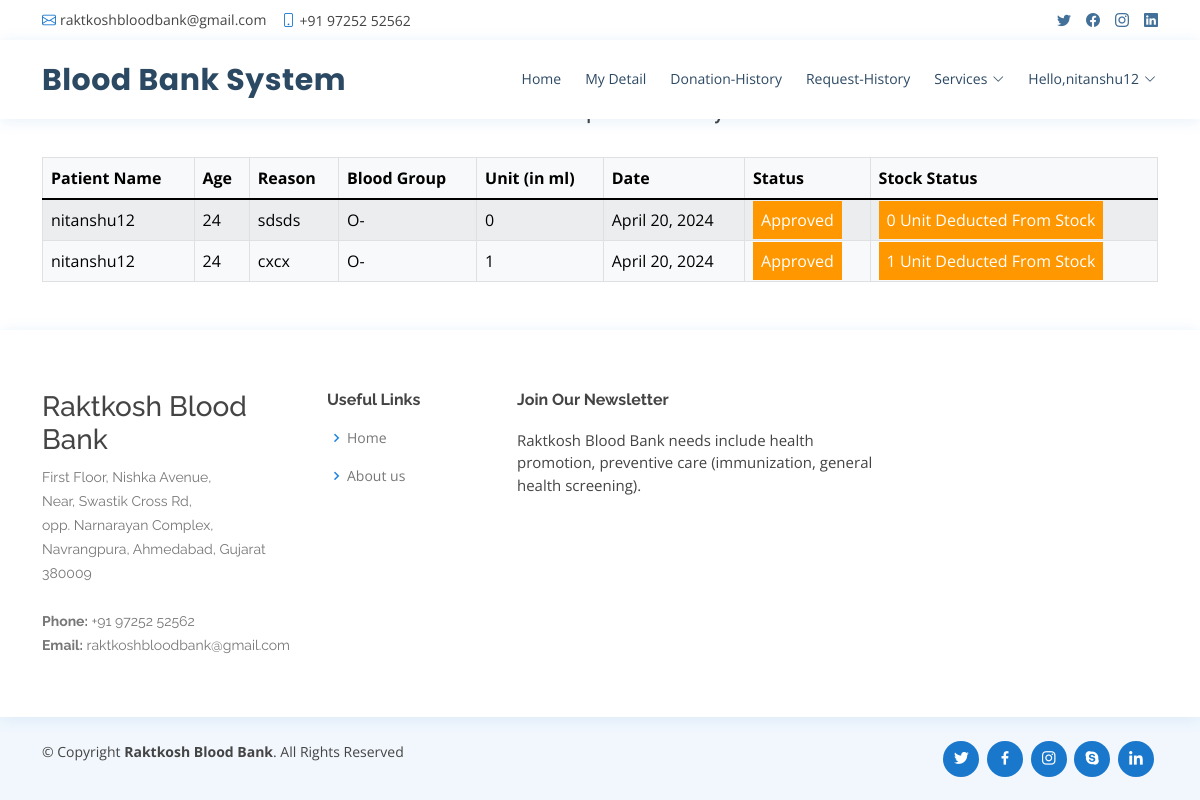
/history (signed in), run on the app's committed database.
### raktkosh/models.py (models this page shows, shortened)
class BloodRequest(models.Model):
    user = models.ForeignKey(UserProfile, on_delete=models.CASCADE, null=True, blank=True)
    patient_name=models.CharField(max_length=30)
    patient_age=models.PositiveIntegerField()
    reason=models.CharField(max_length=500)
    bloodgroup=models.CharField(max_length=10)
    unit=models.PositiveIntegerField(default=0)
    status=models.CharField(max_length=20,default="Pending")
    date=models.DateField(auto_now=True)

### raktkosh/views.py (the view)
# urls.py: path('history', views.history,name='history'),
@login_required(login_url='admin_login')
def history(request):
    requests=models.BloodRequest.objects.all().exclude(status='Pending')
    return render(request,'history.html',{'requests':requests})

### raktkosh/templates/history.html (shortened to what this page needs)
{% extends 'base.html' %}
{% block body %}
{% load widget_tweaks %}
{%load static%}
<head>
</head>
<br><br>
<div class="container">
    <H4 class="text-center">Blood Request History</H4><br>
    <table class="table table-light table-hover table-bordered table-striped">
        <thead class="bg-info">
            <tr>
                <th scope="col">Patient Name</th>
                <th scope="col">Age</th>
                <th scope="col">Reason</th>
                <th scope="col">Blood Group</th>
                <th scope="col">Unit (in ml)</th>
                <th scope="col">Date</th>
                <th scope="col">Status</th>
                <th scope="col">Stock Status</th>
            </tr>
        </thead>
        <tbody>
            {% for t in requests %}
            <tr>
                <td> {{t.patient_name}}</td>
                <td>{{t.patient_age}}</td>
                <td>{{t.reason}}</td>
                <td>{{t.bloodgroup}}</td>
                <td>{{t.unit}}</td>
                <td>{{t.date}}</td>
                {% if t.status == 'Approved' %}
                <td><span class="label warning"> Approved</span></td>
                <td><span class="label warning"> {{t.unit}} Unit Deducted From Stock</span></td>
                {% else %}
                <td><span class="label success">Rejected</span></td>
                <td><span class="label success"> 0 Unit Deducted From Stock</span></td>
                {% endif %}
            </tr>
            {% endfor %}
        </tbody>
    </table>
</div>
{% endblock %}

### raktkosh/templates/base.html (shortened to what this page needs)
<!DOCTYPE html>
<html lang="en">
  {% load static %}
  {% load active_link_tags %}
<head>
  <link href="{% static 'vendor/fontawesome-free/css/all.min.css' %}" rel="stylesheet">
  <link href="{% static 'vendor/animate.css/animate.min.css' %}" rel="stylesheet">
  <link href="{% static 'vendor/bootstrap/css/bootstrap.min.css' %}" rel="stylesheet">
  <link href="{% static 'vendor/bootstrap-icons/bootstrap-icons.css' %}" rel="stylesheet">
  <link href="{% static 'vendor/boxicons/css/boxicons.min.css' %}" rel="stylesheet">
  <link href="{% static 'vendor/glightbox/css/glightbox.min.css' %}" rel="stylesheet">
  <link href="{% static 'vendor/remixicon/remixicon.css' %}" rel="stylesheet">
  <link href="{% static 'vendor/swiper/swiper-bundle.min.css' %}" rel="stylesheet">
  <link href="{% static 'css/style.css' %}" rel="stylesheet">
  <link rel="stylesheet" href="https://cdnjs.cloudflare.com/ajax/libs/font-awesome/4.7.0/css/font-awesome.min.css">
  <link rel='stylesheet' type='text/css' href="https://cdn.datatables.net/1.10.21/css/jquery.dataTables.min.css">
  <link rel='stylesheet' type='text/css' href="https://cdn.datatables.net/buttons/1.6.2/css/buttons.dataTables.min.css">
</head>
<body>
  <div id="topbar" class="d-flex align-items-center fixed-top">
    <div class="container d-flex justify-content-between">
      <div class="contact-info d-flex align-items-center">
        <i class="bi bi-envelope"></i> <a href="mailto:contact@example.com">raktkoshbloodbank@gmail.com</a>
        <i class="bi bi-phone"></i> +91 97252 52562
      </div>
      <div class="d-none d-lg-flex social-links align-items-center">
        <a href="#" class="twitter"><i class="bi bi-twitter"></i></a>
        <a href="#" class="facebook"><i class="bi bi-facebook"></i></a>
        <a href="#" class="instagram"><i class="bi bi-instagram"></i></a>
        <a href="#" class="linkedin"><i class="bi bi-linkedin"></i></i></a>
      </div>
    </div>
  </div>
  <header id="header" class="fixed-top">
    <div class="container d-flex align-items-center">
      <h1 class="logo me-auto"><a href="index.html">Blood Bank System</a></h1>
      {% if request.user.is_staff %}
      <nav id="navbar" class="navbar order-last order-lg-0">
        <ul>
          <li><a class="{% active_link 'admin_home' %}" href="{% url 'admin_home' %}">Home</a></li>
          <!-- <li class="dropdown"><a href="#"><span>Category</span> <i class="bi bi-chevron-down"></i></a>
            <ul>
              <li><a href="/add_category">Add Blood Category</a></li>
              <li><a href="/view_category">View Blood Category</a></li>
            </ul>
          </li> -->
          <li><a class="{% active_link 'view_user' %}" href="{% url 'view_user' %}">Users</a></li>
          <li><a class="{% active_link 'history' %}" href="{% url 'history' %}">history</a></li>
          <li class="dropdown"><a href="#"><span>Services</span> <i class="bi bi-chevron-down"></i></a>
            <ul>
              <li><a href="{% url 'request_blood' %}">Request for Blood</a></li>
              <li><a href="/donator_blood">Donate for Blood</a></li>
            </ul>
          </li>
          <li><a class="{% active_link 'admin_blood' %}" href="{% url 'admin_blood' %}">Stock</a></li>
          <li class="dropdown">
            <a href="#" class="appointment-btn scrollto" style="color: #fff;"><span class="d-none d-md-inline">Welcome,</span> {{request.user.username}} <i class="bi bi-chevron-down"></i></a>
            <ul>
              <li><a href="{% url 'change_password' %}">Change Password</a></li>
              <li><a href="{% url 'logout' %}">Logout</a></li>
            </ul>
          </li>
        </ul>
        <i class="bi bi-list mobile-nav-toggle"></i>
      </nav>
      {% elif request.user.is_authenticated %}
      <nav id="navbar" class="navbar order-last order-lg-0">
        <ul>
          <li><a class="" href="{% url 'home' %}">Home</a></li>
          <li><a class="{% active_link 'profile' %}" href="/profile">My Detail</a></li>
          <li><a class="{% active_link 'donation_history' %}" href="/donation_history">Donation-History</a></li>
          <li><a class="{% active_link 'request_history' %}" href="{% url 'request_history' %}">Request-History</a></li>
          <li class="dropdown"><a href="#"><span>Services</span> <i class="bi bi-chevron-down"></i></a>
          </li>
          <li class="dropdown"><a href="#"><span>Hello,{{request.user.username}}</span> <i class="bi bi-chevron-down"></i></a>
          </li>
        </ul>
      </nav>
      {% endif %}
  </header>
  <div class="mt-5 mb-5" style="margin-top:14%">
  {% block body %}
  {% endblock %}
  </div>
  <footer id="footer">
    <div class="footer-top">
      <div class="container">
        <div class="row">
          <div class="col-lg-3 col-md-6 footer-contact">
            <h3>Raktkosh Blood Bank</h3>
            <p>
              First Floor, Nishka Avenue,<br>
               Near, Swastik Cross Rd,<br>
                opp. Narnarayan Complex,<br>
                 Navrangpura, Ahmedabad, Gujarat 380009 <br><br>
              <strong>Phone:</strong> +91 97252 52562<br>
              <strong>Email:</strong> raktkoshbloodbank@gmail.com<br>
            </p>
          </div>
          <div class="col-lg-2 col-md-6 footer-links">
            <h4>Useful Links</h4>
            <ul>
              <li><i class="bx bx-chevron-right"></i> <a href="#">Home</a></li>
              <li><i class="bx bx-chevron-right"></i> <a href="#">About us</a></li>
            </ul>
          </div>
          <div class="col-lg-4 col-md-6 footer-newsletter">
            <h4>Join Our Newsletter</h4>
            <p>Raktkosh Blood Bank needs include health promotion, preventive care (immunization, general health screening).</p>
          </div>
        </div>
      </div>
    </div>
    <div class="container d-md-flex py-4">
      <div class="me-md-auto text-center text-md-start">
        <div class="copyright">
          &copy; Copyright <strong><span>Raktkosh Blood Bank</span></strong>. All Rights Reserved
        </div>
        <div class="credits">
        </div>
      </div>
      <div class="social-links text-center text-md-right pt-3 pt-md-0">
        <a href="#" class="twitter"><i class="bx bxl-twitter"></i></a>
        <a href="#" class="facebook"><i class="bx bxl-facebook"></i></a>
        <a href="#" class="instagram"><i class="bx bxl-instagram"></i></a>
        <a href="#" class="google-plus"><i class="bx bxl-skype"></i></a>
        <a href="#" class="linkedin"><i class="bx bxl-linkedin"></i></a>
      </div>
    </div>
  </footer>
</body>
</html>

### raktkosh/static/css/style.css (style rules this page uses)
body { font-family: "Open Sans", sans-serif; color: #444444; }
a { color: #1977cc; text-decoration: none; }
h1, h2, h3, h4, h5, h6 { font-family: "Raleway", sans-serif; }
#topbar { background: #fff; height: 40px; font-size: 14px; transition: all 0.5s; z-index: 996; }
#topbar .contact-info a { line-height: 1; color: #444444; transition: 0.3s; }
#topbar .contact-info i { color: #1977cc; padding-right: 4px; margin-left: 15px; line-height: 0; }
#topbar .contact-info i:first-child { margin-left: 0; }
#topbar .social-links a { color: #437099; padding-left: 15px; display: inline-block; line-height: 1px; transition: 0.3s; }
#topbar .social-links a:first-child { border-left: 0; }
#header { background: #fff; transition: all 0.5s; z-index: 997; padding: 15px 0; top: 40px; box-shadow: 0px 2px 15px rgba(25, 119, 204, 0.1); }
#header .logo { font-size: 30px; margin: 0; padding: 0; line-height: 1; font-weight: 700; letter-spacing: 0.5px; font-family: "Poppins", sans-serif; }
#header .logo a { color: #2c4964; }
.navbar { padding: 0; }
.navbar ul { margin: 0; padding: 0; display: flex; list-style: none; align-items: center; }
.navbar li { position: relative; }
.navbar>ul>li { position: relative; white-space: nowrap; padding: 8px 0 8px 20px; }
.navbar a, .navbar a:focus { display: flex; align-items: center; justify-content: space-between; font-size: 14px; color: #2c4964; white-space: nowrap; transition: 0.3s; border-bottom: 2px solid #fff; padding: 5px 2px; }
.navbar a i, .navbar a:focus i { font-size: 12px; line-height: 0; margin-left: 5px; }
#footer { color: #444444; font-size: 14px; background: #f1f7fd; }
#footer .footer-top { padding: 60px 0 30px 0; background: #fff; box-shadow: 0px 2px 15px rgba(25, 119, 204, 0.1); }
#footer .footer-top .footer-contact { margin-bottom: 30px; }
#footer .footer-top .footer-contact p { font-size: 14px; line-height: 24px; margin-bottom: 0; font-family: "Raleway", sans-serif; color: #777777; }
#footer .footer-top h4 { font-size: 16px; font-weight: bold; color: #444444; position: relative; padding-bottom: 12px; }
#footer .footer-top .footer-links { margin-bottom: 30px; }
#footer .footer-top .footer-links ul { list-style: none; padding: 0; margin: 0; }
#footer .footer-top .footer-links ul i { padding-right: 2px; color: #1c84e3; font-size: 18px; line-height: 1; }
#footer .footer-top .footer-links ul li { padding: 10px 0; display: flex; align-items: center; }
#footer .footer-top .footer-links ul li:first-child { padding-top: 0; }
#footer .footer-top .footer-links ul a { color: #777777; transition: 0.3s; display: inline-block; line-height: 1; }
#footer .footer-newsletter { font-size: 15px; }
#footer .footer-newsletter h4 { font-size: 16px; font-weight: bold; color: #444444; position: relative; padding-bottom: 12px; }
#footer .credits { padding-top: 5px; font-size: 13px; color: #444444; }
#footer .social-links a { font-size: 18px; display: inline-block; background: #1977cc; color: #fff; line-height: 1; padding: 8px 0; margin-right: 4px; border-radius: 50%; text-align: center; width: 36px; height: 36px; transition: 0.3s; }

### raktkosh/templates/history.html (style rules this page uses)
.label { color: white; padding: 8px; }
.warning { background-color: #ff9800; }

### data on the page
BloodRequest: patient_name "nitanshu12", patient_age "24", reason "sdsds", bloodgroup "O-", unit "0", date "April 20, 2024"
BloodRequest: patient_name "nitanshu12", patient_age "24", reason "cxcx", bloodgroup "O-", unit "1", date "April 20, 2024"

### other printed values
{{ request.user.username }} "nitanshu12"
